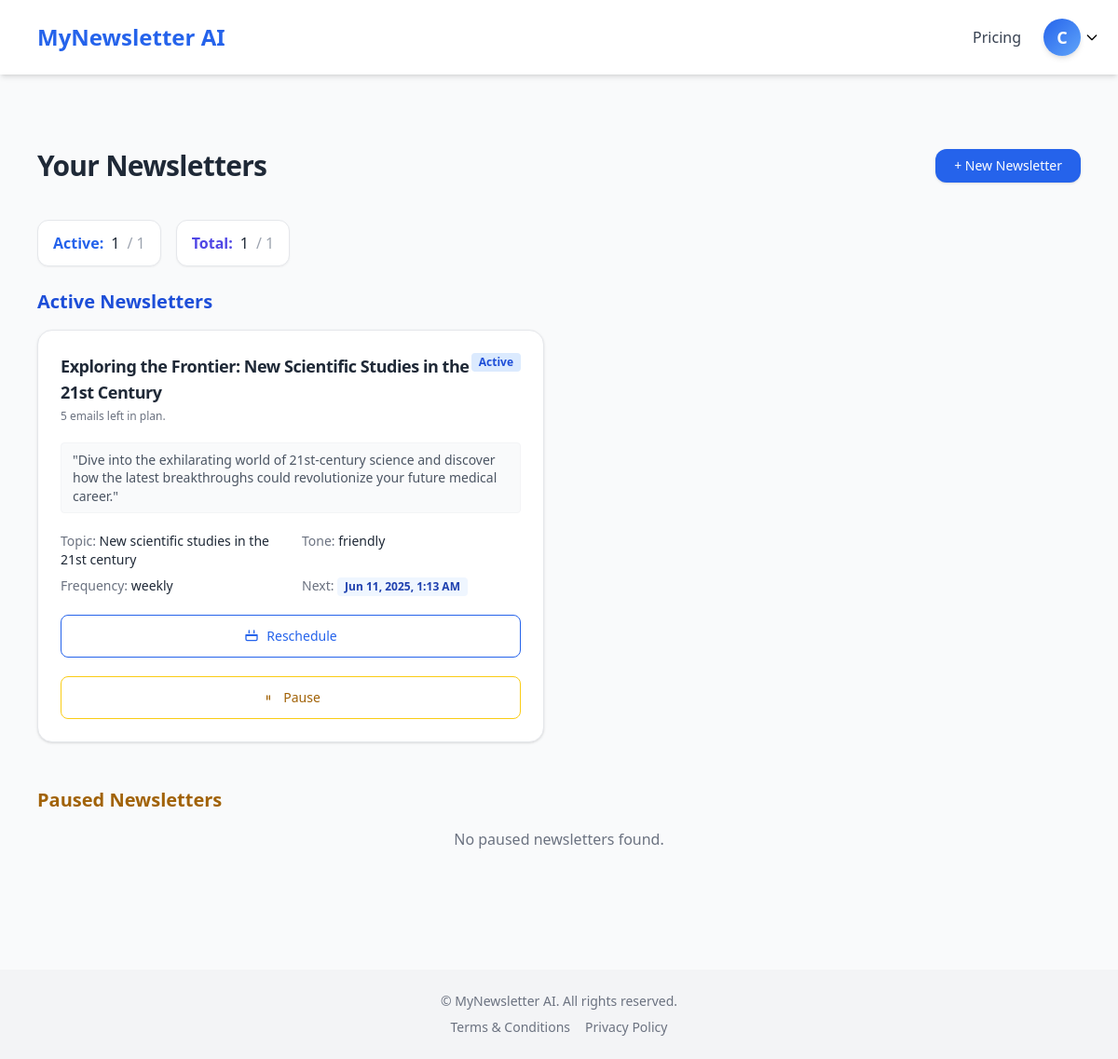
/dashboard (signed in), run on the app's committed database.
### tables this page shows
CREATE TABLE "newsletters" (
	"id"	INTEGER,
	"email"	TEXT,
	"topic"	TEXT,
	"demographic"	TEXT,
	"title"	TEXT,
	"section_1"	TEXT,
	"section_2"	TEXT,
	"section_3"	TEXT,
	"frequency"	TEXT,
	"next_send_time"	DATETIME,
	"tone"	TEXT,
	"plan_id"	INTEGER,
	"section_titles"	TEXT,
	"plan_title"	TEXT,
	"summary"	TEXT,
	"user_id"	INTEGER,
	"is_active"	INTEGER DEFAULT 1,
	PRIMARY KEY("id" AUTOINCREMENT)
);

### app.py (the view)
@app.route('/dashboard')
def dashboard():
    if 'user_id' not in session:
        flash("Please log in to view your dashboard.")
        return redirect(url_for('login'))
    user_id = session['user_id']
    conn = sqlite3.connect('newsletter.db')
    conn.row_factory = sqlite3.Row
    c = conn.cursor()
    c.execute("SELECT * FROM newsletters WHERE user_id = ? AND is_active = 1 ORDER BY next_send_time DESC", (user_id,))
    newsletters_active = c.fetchall()
    c.execute("SELECT * FROM newsletters WHERE user_id = ? AND is_active = 0 ORDER BY next_send_time DESC", (user_id,))
    newsletters_paused = c.fetchall()
    c.execute("SELECT plan FROM users WHERE id = ?", (user_id,))
    user_row = c.fetchone()
    user_plan = user_row['plan'].lower() if user_row and 'plan' in user_row.keys() else 'free'
    c.execute("""
        SELECT plan_id, COUNT(*) AS total,
               SUM(CASE WHEN sent = 1 THEN 1 ELSE 0 END) AS sent
        FROM emails
        WHERE user_id = ?
        GROUP BY plan_id
    """, (user_id,))
    plan_progress = {row[0]: {'total': row[1], 'sent': row[2]} for row in c.fetchall()}
    plan_features = PLAN_FEATURES.get(user_plan, PLAN_FEATURES['free'])
    active_limit = plan_features['max_active']
    total_limit = plan_features['max_total']
    total_newsletters = newsletters_active + newsletters_paused
    conn.close()
    min_datetime = (datetime.now() + timedelta(days=7)).strftime('%Y-%m-%dT%H:%M')
    active_count = len(newsletters_active)
    total_count = len(newsletters_active) + len(newsletters_paused)
    active_limit_display = active_limit if active_limit is not None else 'Unlimited'
    total_limit_display = total_limit if total_limit is not None else 'Unlimited'
    return render_template(
        'dashboard.html',
        newsletters_active=newsletters_active,
        newsletters_paused=newsletters_paused,
        total_newsletters=total_newsletters,
        min_datetime=min_datetime,
        active_limit=active_limit,
        total_limit=total_limit,
        user_plan=user_plan,
        active_count=active_count,
        total_count=total_count,
        active_limit_display=active_limit_display,
        total_limit_display=total_limit_display,
        plan_progress=plan_progress
    )

### app.py (called while the page is built, shortened)
@app.context_processor
def inject_subscription_context():
    if 'user_id' not in session:
        return {}
    try:
        conn = sqlite3.connect('newsletter.db')
        cursor = conn.cursor()
        cursor.execute("""
            SELECT subscription_end_date, downgrade_to
            FROM users
            WHERE id = ?
        """, (session['user_id'],))
        row = cursor.fetchone()
        conn.close()
        downgrade_to = row[1] if row else None
        subscription_end_date = row[0] if row else None
        days_left = None
        return {
            'subscription_days_left': days_left,
            'downgrade_to': downgrade_to
        }
    except Exception as e:
        print("❌ Error injecting subscription context:", e)
    return {}

### templates/dashboard.html (shortened to what this page needs)
{% extends "base.html" %}
{% block content %}
<link rel="stylesheet" href="https://cdn.jsdelivr.net/npm/flatpickr/dist/flatpickr.min.css">
<section class="py-20 px-4 max-w-6xl mx-auto" x-data="dashboardComponent()" x-init="initialize()">
  <div class="flex items-center justify-between mb-10">
    <h1 class="text-3xl font-bold tracking-tight text-gray-800">Your Newsletters</h1>
    <a href="/build-newsletter" class="bg-blue-600 text-white px-5 py-2 rounded-xl shadow hover:bg-blue-700 transition text-sm font-medium">
      + New Newsletter
    </a>
  </div>
  <div class="flex flex-wrap gap-4 mb-6">
    <div class="flex items-center gap-2 bg-white border border-gray-200 rounded-xl px-4 py-3 shadow-sm">
      <span class="text-blue-600 font-semibold">Active:</span>
      <span class="text-gray-800 font-medium">{{ active_count }}</span>
      <span class="text-gray-400">/ {{ active_limit_display }}</span>
    </div>
    <div class="flex items-center gap-2 bg-white border border-gray-200 rounded-xl px-4 py-3 shadow-sm">
      <span class="text-indigo-600 font-semibold">Total:</span>
      <span class="text-gray-800 font-medium">{{ total_count }}</span>
      <span class="text-gray-400">/ {{ total_limit_display }}</span>
    </div>
  </div>
<div class="mb-12">
  <h2 class="text-xl font-semibold text-blue-700 mb-4">Active Newsletters</h2>
  {% if newsletters_active %}
    <div class="grid grid-cols-1 md:grid-cols-2 gap-8">
      {% for n in newsletters_active %}
        <div class="bg-white rounded-2xl border border-gray-200 shadow hover:shadow-lg transition transform hover:-translate-y-1 p-6 space-y-5">
          <div class="flex justify-between items-start">
            <div>
              <h3 class="text-lg font-bold text-gray-800 tracking-tight">{{ n['plan_title'] }}</h3>
              {% set progress = plan_progress.get(n['id']) %}
              {% if progress %}
                <p class="text-xs text-gray-500 mt-1">
                  {{ progress.total - progress.sent }} email{{ 's' if (progress.total - progress.sent) != 1 else '' }} left in plan.
                </p>
              {% endif %}
            </div>
            <span class="text-xs bg-blue-100 text-blue-700 font-semibold px-2 py-0.5 rounded">Active</span>
          </div>
          <p class="text-sm text-gray-600 bg-gray-50 border border-gray-100 rounded px-3 py-2 leading-snug">{{ n['summary'] }}</p>
          <div class="grid grid-cols-2 gap-x-6 gap-y-2 text-sm">
            <div><span class="font-medium text-gray-500">Topic:</span> {{ n['topic'] }}</div>
            <div><span class="font-medium text-gray-500">Tone:</span> {{ n['tone'] }}</div>
            <div><span class="font-medium text-gray-500">Frequency:</span> {{ n['frequency'] }}</div>
            <div>
              <span class="font-medium text-gray-500">Next:</span>
                            <span
                class="inline-block bg-blue-50 text-blue-800 text-xs font-semibold px-2 py-0.5 rounded"
                data-utc="{{ n['next_send_time'] }}"
              >
              </span>
            </div>
          </div>
          <button @click="openReschedule({ id: {{ n['id'] }}, date: '{{ n['next_send_time'][:16]|replace(' ', 'T') }}' })"
            class="btn-outline w-full flex justify-center items-center gap-2 text-sm">
            <svg xmlns="http://www.w3.org/2000/svg" class="h-4 w-4" fill="none" viewBox="0 0 24 24" stroke="currentColor">
              <path stroke-linecap="round" stroke-linejoin="round" stroke-width="2" d="M8 7V3M16 7V3M3 11h18M5 19h14a2 2 0 002-2v-7H3v7a2 2 0 002 2z" />
            </svg>
            Reschedule
          </button>
          <form action="/toggle-newsletter-status" method="POST">
            <button type="submit" class="btn-outline w-full text-yellow-700 border-yellow-400 hover:bg-yellow-50 text-sm flex items-center justify-center gap-2">
              <svg xmlns="http://www.w3.org/2000/svg" class="h-4 w-4" fill="none" viewBox="0 0 24 24" stroke="currentColor">
                <path stroke-linecap="round" stroke-linejoin="round" stroke-width="2" d="M10 9v6m4-6v6" />
              </svg>
              Pause
            </button>
          </form>
        </div>
      {% endfor %}
    </div>
  {% else %}
    <p class="text-center text-gray-500">No active newsletters found.</p>
  {% endif %}
</div>
<div class="mb-12">
  <h2 class="text-xl font-semibold text-yellow-700 mb-4">Paused Newsletters</h2>
  {% if newsletters_paused %}
    <div class="grid grid-cols-1 md:grid-cols-2 gap-8">
      {% for n in newsletters_paused %}
        <div class="bg-white rounded-2xl border border-gray-200 shadow hover:shadow-lg transition transform hover:-translate-y-1 p-6 space-y-5" x-data="{ showDelete: false }">
          <div class="flex justify-between items-start">
            <div>
              <h3 class="text-lg font-bold text-gray-800 tracking-tight">{{ n['plan_title'] }}</h3>
              {% set progress = plan_progress.get(n['id']) %}
              {% if progress %}
                <p class="text-xs text-gray-500 mt-1">
                  {{ progress.total - progress.sent }} email{{ 's' if (progress.total - progress.sent) != 1 else '' }} left in plan.
                </p>
              {% endif %}
            </div>
            <span class="text-xs bg-yellow-100 text-yellow-800 font-semibold px-2 py-0.5 rounded">Paused</span>
          </div>
          <p class="text-sm text-gray-600 bg-gray-50 border border-gray-100 rounded px-3 py-2 leading-snug">{{ n['summary'] }}</p>
          <div class="grid grid-cols-2 gap-x-6 gap-y-2 text-sm">
            <div><span class="font-medium text-gray-500">Topic:</span> {{ n['topic'] }}</div>
            <div><span class="font-medium text-gray-500">Tone:</span> {{ n['tone'] }}</div>
            <div><span class="font-medium text-gray-500">Frequency:</span> {{ n['frequency'] }}</div>
            <div>
              <span class="font-medium text-gray-500">Next:</span>
                            <span
                class="inline-block bg-blue-50 text-blue-800 text-xs font-semibold px-2 py-0.5 rounded"
                data-utc="{{ n['next_send_time'] }}"
              >
                Loading local time...
              </span>
            </div>
          </div>
          <form action="/toggle-newsletter-status" method="POST">
            <input type="hidden" name="newsletter_id" value="{{ n['id'] }}">
            <button type="submit" class="btn-outline w-full text-green-700 border-green-600 hover:bg-green-50 text-sm flex items-center justify-center gap-2">
              <svg xmlns="http://www.w3.org/2000/svg" class="h-4 w-4" fill="none" viewBox="0 0 24 24" stroke="currentColor">
                <path stroke-linecap="round" stroke-linejoin="round" stroke-width="2" d="M5 13l4 4L19 7" />
              </svg>
              Activate
            </button>
          </form>
          <div>
            <button @click="showDelete = !showDelete" class="btn-outline text-sm w-full text-red-600 border-red-500 hover:bg-red-50 flex items-center justify-center gap-2">
              <svg xmlns="http://www.w3.org/2000/svg" class="h-4 w-4" fill="none" viewBox="0 0 24 24" stroke="currentColor">
                <path stroke-linecap="round" stroke-linejoin="round" stroke-width="2" d="M6 18L18 6M6 6l12 12" />
              </svg>
              Delete
            </button>
            <div x-show="showDelete" x-transition class="mt-3 p-3 bg-red-50 border border-red-200 rounded text-sm text-red-800">
              <p class="mb-2 font-medium">Are you sure? This action cannot be undone.</p>
              <form action="/delete-newsletter" method="POST" class="space-y-2">
                <input type="hidden" name="plan_id" value="{{ n['id'] }}">
                <div class="flex gap-2">
                  <button type="submit" class="bg-red-600 text-white px-4 py-2 rounded hover:bg-red-700 text-sm">Confirm</button>
                  <button type="button" @click="showDelete = false" class="btn-outline text-sm">Cancel</button>
                </div>
              </form>
            </div>
          </div>
        </div>
      {% endfor %}
    </div>
  {% else %}
    <p class="text-center text-gray-500">No paused newsletters found.</p>
  {% endif %}
</div>
</section>
{% endblock %}

### templates/base.html (shortened to what this page needs)
<!DOCTYPE html>
<html lang="en">
<head>
  <script src="https://cdn.tailwindcss.com"></script>
  <link rel="stylesheet" href="https://cdn.jsdelivr.net/npm/flatpickr/dist/flatpickr.min.css">
</head>
<body class="font-sans bg-gray-50 text-gray-800 flex flex-col min-h-screen">
  {% include 'partials/header.html' %}
  <main class="flex-grow">
    {% block content %}
    {% endblock %}
  </main>
  {% include 'partials/footer.html' %}
</body>
</html>

### templates/partials/header.html (shortened to what this page needs)
<header class="bg-white shadow-md py-5" x-data="{ navOpen: false }">
  <div class="max-w-6xl mx-auto px-4 flex items-center justify-between">
    <a href="/" class="text-2xl font-bold theme-color-1">MyNewsletter AI</a>
    <div class="hidden md:flex items-center gap-6 ml-auto">
      <a href="/pricing" class="text-base text-gray-700 hover:text-blue-700 transition">Pricing</a>
      {% if session['user_id'] %}
        <div class="relative" x-data="{ open: false }">
          <button
            @click="open = !open"
            class="w-10 h-10 rounded-full bg-gradient-to-br from-blue-600 to-blue-400 text-white font-semibold text-lg flex items-center justify-center shadow-md hover:shadow-lg transition"
          >
            {{ session['email'][0]|upper }}
            <svg
              class="absolute -right-5 top-1/2 transform -translate-y-1/2 w-4 h-4 text-black transition-transform duration-200"
              :class="{ 'rotate-180': open }"
              fill="none" stroke="currentColor" stroke-width="2" viewBox="0 0 24 24"
            >
              <path stroke-linecap="round" stroke-linejoin="round" d="M19 9l-7 7-7-7" />
            </svg>
          </button>
        </div>
      {% endif %}
    </div>
  </div>
</header>

### templates/partials/footer.html
<footer class="bg-gray-100 py-6 text-center text-sm text-gray-500">
  <p>&copy; {{ year }} MyNewsletter AI. All rights reserved.</p>
  <div class="mt-2 flex justify-center gap-4">
    <a href="/terms" target="_blank" rel="noopener noreferrer" class="hover:underline">Terms & Conditions</a>
    <a href="/privacy" target="_blank" rel="noopener noreferrer" class="hover:underline">Privacy Policy</a>
  </div>
</footer>

### templates/base.html (style rules this page uses)
.theme-color-1 { color: #2563EB; }
.btn-outline { background-color: white; border: 1px solid #2563EB; color: #2563EB; padding: 0.75rem 1.25rem; border-radius: 0.5rem; font-weight: 500; transition: background-color 0.2s; }

### data on the page
newsletters: plan_title "Exploring the Frontier: New Scientific Studies in the 21st Century", total "5", total "s", summary "\"Dive into the exhilarating world of 21st-century science and discover how the latest breakthroughs could revolutionize your future medical career.\"", topic "New scientific studies in the 21st century", tone "friendly", frequency "weekly"

### other printed values
{{ session['email'][0]|upper }} "C"
{{ active_count }} "1"
{{ active_limit_display }} "1"
{{ total_count }} "1"
{{ total_limit_display }} "1"
